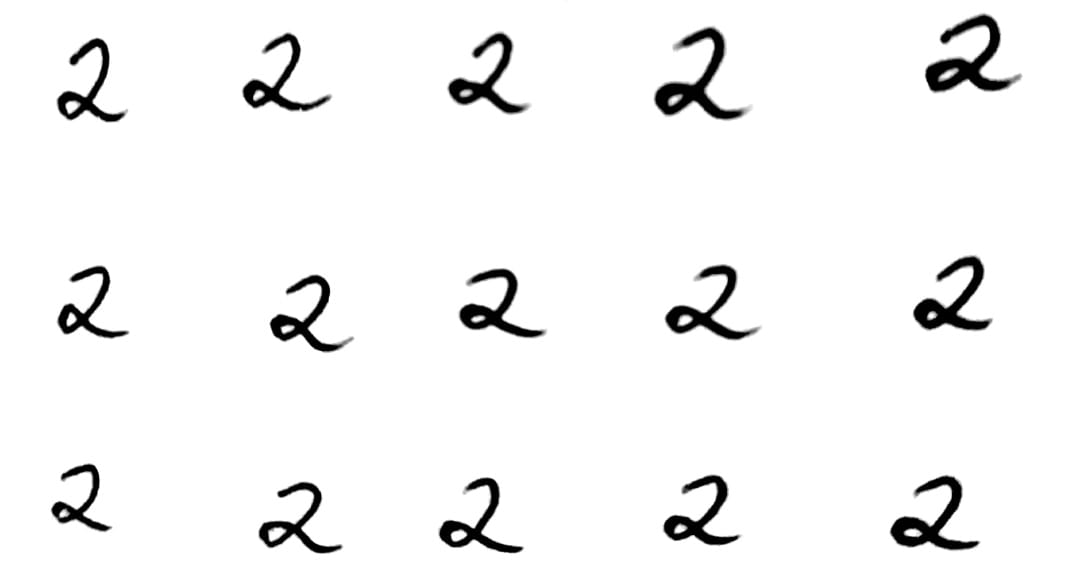
#> input picture Lab 5/a.jpg, 1080 x 575 px
$ python snipBlanco.py
#> lines starting #> are read from the running program, lines starting #| are printed output that depends on the picture
import cv2 as cv

def snipHorizontal(img):
    crops = []
    height = img.shape[0]
    y = 0

    while(y < height):
        if(not freeHorizontal(img, y)):
            upperSnipY = upperSnip(img, y)
            bottomSnipY = bottomSnip(img, y)

            if(upperSnipY == -1 or bottomSnipY == -1):
                print(y)
                print("Error")
            else:
                crops.append((upperSnipY, bottomSnipY))
                y = bottomSnipY


        y += 1

    return crops

def freeHorizontal(img, y):
    width = img.shape[1]

    for x in range(0, width):
        if(img[y][x] <= pivoteColor):
            return False

    return True

def upperSnip(img, firstY):
    width = img.shape[1]


    for y in range(0, firstY):
        y = firstY - y
        if(freeHorizontal(img, y)):
            return y

    return -1#no debería ocurrir

def bottomSnip(img, firstY):
    height = img.shape[0]

    for y in range(firstY, height):
        if(freeHorizontal(img, y)):
            return y

    return -1

def snipVertical(img):
    crops = []
    width = img.shape[1]

    x = 0

    while(x < width):
        if(not freeVertical(img, x)):
            leftSnipX = leftSnip(img, x)
            rightSnipX = rightSnip(img, x)

            if(leftSnipX == -1 or rightSnipX == -1):
                print(y)
                print("Error")
            else:
                crops.append((leftSnipX, rightSnipX))
                x = rightSnipX

        x += 1
    return crops

def freeVertical(img, x):
    height = img.shape[0]

    for y in range(0, height):
        if(img[y][x] <= pivoteColor):
            return False

    return True

def leftSnip(img, firstX):
    width = img.shape[1]


    for x in range(0, firstX):
        x = firstX - x
        if(freeVertical(img, x)):
            return x

    return -1#no debería ocurrir

def rightSnip(img, firstX):
    width = img.shape[1]

    for x in range(firstX, width):
        if(freeVertical(img, x)):
            return x

    return -1

def cropFila(img, crop):
    width = img.shape[1]

    return img[crop[0]: crop[1], 0: width - 1]

def cropColumn(img, crop):
    height = img.shape[0]

    return img[0: height - 1, crop[0]: crop[1]]

img = cv.imread("a.jpg", 0)
#> img is the input picture: shape (575, 1080); min 0, max 255, mean 244

pivoteColor = 200

dataset = []

crops = snipHorizontal(img)
#> the loop in snipHorizontal, `while(y < height):` made 278 passes
#> (upperSnipY, bottomSnipY, y) on passes 15, 148, 258: (13, 122, 123), (254, 353, 353), (462, 554, 554)
#> y on passes 16 to 21: 124, 125, 126, 127, 128, 129
#> after the loop in snipHorizontal, `while(y < height):`: bottomSnipY = 554; crops = [(13, 122), (254, 353), (462, 554)]; upperSnipY = 462; y = 575
#> crops = [(13, 122), (254, 353), (462, 554)]

filas = []
for crop in crops:
    filas.append(cropFila(img, crop))
#> this loop made 3 passes
#> after the loop, filas = 3 items

for fila in filas:
    crops = snipVertical(fila)

    for crop in crops:
        dataset.append(cropColumn(fila, crop))
#> this loop made 3 passes

i = 1
for image in dataset:
    cv.imwrite(str(i) + ".jpg", image)
    i += 1
#> this loop made 15 passes
#> pass 1, `cv.imwrite(str(i) + ".jpg", image)`:
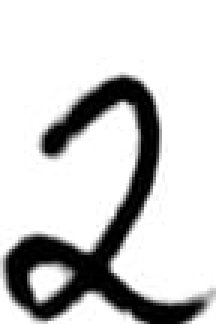
#> saved as 1.jpg: shape (108, 72) (shown 3 times larger); min 0, max 255, mean 204.4
#> pass 2, `cv.imwrite(str(i) + ".jpg", image)`:
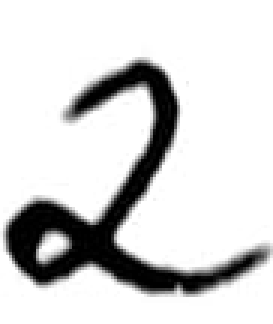
#> saved as 2.jpg: shape (108, 91) (shown 3 times larger); min 0, max 255, mean 213
